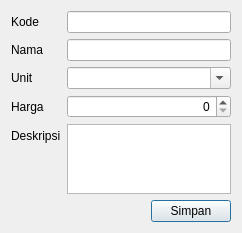
<?xml version="1.0" encoding="UTF-8"?>
<ui version="4.0">
 <class>CreateFinishingServiceDialog</class>
 <widget class="QDialog" name="CreateFinishingServiceDialog">
  <property name="geometry">
   <rect>
    <x>0</x>
    <y>0</y>
    <width>242</width>
    <height>233</height>
   </rect>
  </property>
  <property name="windowTitle">
   <string>Data Finishing Baru</string>
  </property>
  <layout class="QVBoxLayout" name="verticalLayout">
   <item>
    <layout class="QFormLayout" name="formLayout">
     <item row="0" column="0">
      <widget class="QLabel" name="label">
       <property name="text">
        <string>Kode</string>
       </property>
      </widget>
     </item>
     <item row="0" column="1">
      <widget class="QLineEdit" name="kodeEdit"/>
     </item>
     <item row="1" column="0">
      <widget class="QLabel" name="label_2">
       <property name="text">
        <string>Nama</string>
       </property>
      </widget>
     </item>
     <item row="1" column="1">
      <widget class="QLineEdit" name="nameEdit"/>
     </item>
     <item row="2" column="0">
      <widget class="QLabel" name="label_3">
       <property name="text">
        <string>Unit</string>
       </property>
      </widget>
     </item>
     <item row="2" column="1">
      <widget class="QComboBox" name="unitEdit">
       <property name="editable">
        <bool>true</bool>
       </property>
      </widget>
     </item>
     <item row="3" column="0">
      <widget class="QLabel" name="label_4">
       <property name="text">
        <string>Harga</string>
       </property>
      </widget>
     </item>
     <item row="3" column="1">
      <widget class="QSpinBox" name="priceEdit">
       <property name="alignment">
        <set>Qt::AlignmentFlag::AlignRight|Qt::AlignmentFlag::AlignTrailing|Qt::AlignmentFlag::AlignVCenter</set>
       </property>
       <property name="accelerated">
        <bool>true</bool>
       </property>
       <property name="showGroupSeparator" stdset="0">
        <bool>true</bool>
       </property>
       <property name="maximum">
        <number>999999</number>
       </property>
       <property name="singleStep">
        <number>500</number>
       </property>
      </widget>
     </item>
     <item row="4" column="0">
      <widget class="QLabel" name="label_5">
       <property name="text">
        <string>Deskripsi</string>
       </property>
      </widget>
     </item>
     <item row="4" column="1">
      <widget class="QPlainTextEdit" name="descriptionEdit">
       <property name="maximumSize">
        <size>
         <width>16777215</width>
         <height>71</height>
        </size>
       </property>
       <property name="tabChangesFocus">
        <bool>true</bool>
       </property>
      </widget>
     </item>
    </layout>
   </item>
   <item alignment="Qt::AlignmentFlag::AlignRight">
    <widget class="QPushButton" name="simpanButton">
     <property name="text">
      <string>Simpan</string>
     </property>
    </widget>
   </item>
  </layout>
 </widget>
 <tabstops>
  <tabstop>kodeEdit</tabstop>
  <tabstop>nameEdit</tabstop>
  <tabstop>unitEdit</tabstop>
  <tabstop>priceEdit</tabstop>
  <tabstop>descriptionEdit</tabstop>
 </tabstops>
 <resources/>
 <connections/>
</ui>
